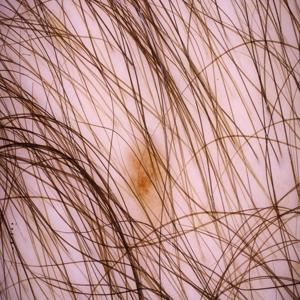
#> input picture melanoma_cancer_dataset/train/benign/melanoma_1038.jpg, 300 x 300 px, found by its file name; its folder holds only this picture in this run
$ jupyter execute --allow-errors code_updated_v2.ipynb
#> lines starting #> are read from the running program, lines starting #| are printed output that depends on the picture
[cell 1]
import os
import matplotlib.pyplot as plt
import random
import matplotlib.image as mpimg
import numpy as np
from skimage import io, color, feature
import cv2
from tensorflow.keras.models import Sequential
from tensorflow.keras.preprocessing.image import ImageDataGenerator
from tensorflow.keras.models import Model
from tensorflow.keras.layers import Input, Conv2D, MaxPooling2D, Flatten, Dense, Dropout, Concatenate

### Data distribution

[cell 2]
# Define the directories
train_dir = 'dataset/train'
test_dir = 'dataset/test'

# Function to count images in each class
def count_images(directory):
    class_counts = {}
    for class_name in os.listdir(directory):
        class_path = os.path.join(directory, class_name)
        if os.path.isdir(class_path):
            class_counts[class_name] = len(os.listdir(class_path))
    return class_counts

# Count images in train and test directories
train_counts = count_images(train_dir)
#> (the rest of this cell did not finish here and is left out)


# Combine counts for bar plot
combined_counts = {
    'Train Benign': train_counts.get('Benign', 0),
    'Train Malignant': train_counts.get('Malignant', 0),
    'Test Benign': test_counts.get('Benign', 0),
    'Test Malignant': test_counts.get('Malignant', 0)
}

# Plot bar chart
plt.figure(figsize=(10, 6))
plt.bar(combined_counts.keys(), combined_counts.values(), color=['blue', 'red', 'blue', 'red'])
plt.xlabel('Classes')
plt.ylabel('Number of Images')
plt.title('Number of Images in Each Class (Train and Test)')
plt.show()

# Plot pie charts
fig, axs = plt.subplots(1, 2, figsize=(12, 6))

# Pie chart for train data
axs[0].pie(train_counts.values(), labels=train_counts.keys(), autopct='%1.1f%%', colors=['blue', 'red'])
axs[0].set_title('Train Data')

# Pie chart for test data
axs[1].pie(test_counts.values(), labels=test_counts.keys(), autopct='%1.1f%%', colors=['blue', 'red'])
axs[1].set_title('Test Data')

plt.show()

### Displaying images

[cell 3]
# Function to get a random image path from a class directory
def get_random_image_path(class_dir):
    image_files = os.listdir(class_dir)
    random_image_file = random.choice(image_files)
    return os.path.join(class_dir, random_image_file)

# Get the paths to the random images
benign_dir = os.path.join(train_dir, 'Benign')
malignant_dir = os.path.join(train_dir, 'Malignant')

benign_image_path = get_random_image_path(benign_dir)
malignant_image_path = get_random_image_path(malignant_dir)

# Load and display the images
fig, axs = plt.subplots(1, 2, figsize=(12, 6))

# Display Benign image
benign_image = mpimg.imread(benign_image_path)
#> benign_image is the input picture: shape (300, 300, 3); mean R, G, B 185.8, 144.5, 139.7
axs[0].imshow(benign_image)
axs[0].set_title('Benign')
axs[0].axis('off')

# Display Malignant image
malignant_image = mpimg.imread(malignant_image_path)
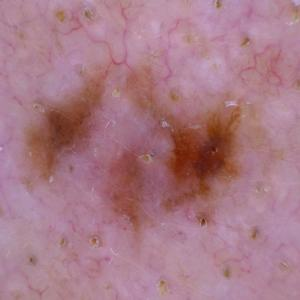
#> input picture melanoma_cancer_dataset/train/malignant/melanoma_5062.jpg, 300 x 300 px, found by its file name
#> malignant_image is the input picture: shape (300, 300, 3); mean R, G, B 168.2, 122.1, 134.4
axs[1].imshow(malignant_image)
axs[1].set_title('Malignant')
axs[1].axis('off')

plt.show()
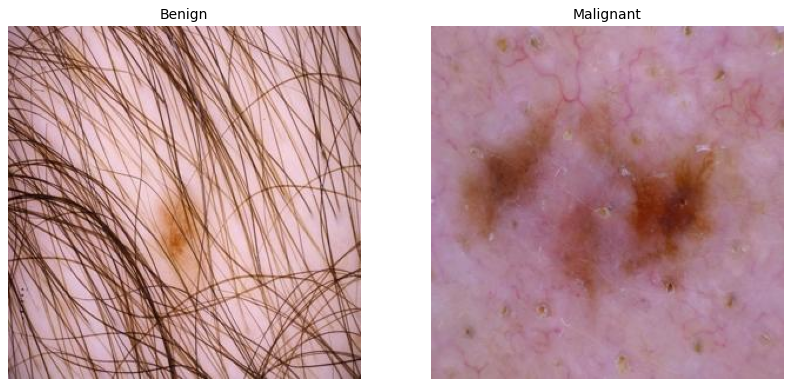
#> figure drawn by matplotlib, 2 panels

## EDA

#### Histogram with pixel intensity of images for each class

[cell 4]
# Function to get all image paths from a class directory
def get_image_paths(class_dir):
    return [os.path.join(class_dir, img_name) for img_name in os.listdir(class_dir)]

# Function to load images and convert them to grayscale
def load_images(image_paths):
    images = [color.rgb2gray(io.imread(img_path)) for img_path in image_paths]
#> images = 1 item
    return images

# Function to plot histogram of pixel values
def plot_histogram(images, title):
    pixel_values = np.concatenate([img.flatten() for img in images])
    plt.hist(pixel_values, bins=256, range=(0, 1), color='gray', alpha=0.7)
    plt.title(title)
    plt.xlabel('Pixel Intensity')
    plt.ylabel('Frequency')
    plt.show()

# Get image paths for each class
benign_image_paths = get_image_paths(os.path.join(train_dir, 'Benign'))
malignant_image_paths = get_image_paths(os.path.join(train_dir, 'Malignant'))

# Load images
benign_images = load_images(benign_image_paths)
#> benign_images = 1 item
malignant_images = load_images(malignant_image_paths)
#> malignant_images = 1 item

# Plot histograms
plot_histogram(benign_images, 'Histogram of Pixel Intensities - Benign')
#> in plot_histogram, `plt.show()`:
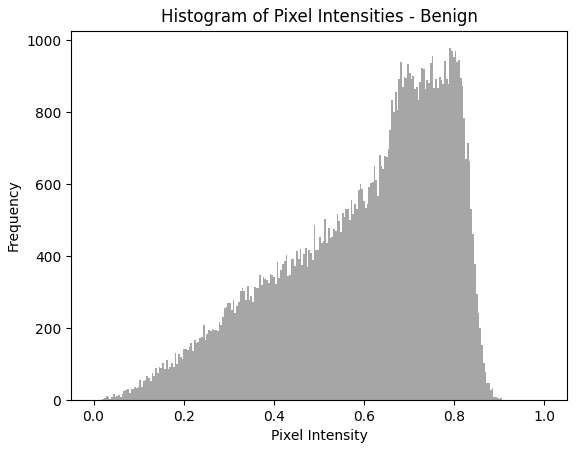
#> figure drawn by matplotlib, 1 panel; tallest bar 978 high, from x = 0.789 to 0.793
plot_histogram(malignant_images, 'Histogram of Pixel Intensities - Malignant')
#> in plot_histogram (call 2), `plt.show()`:
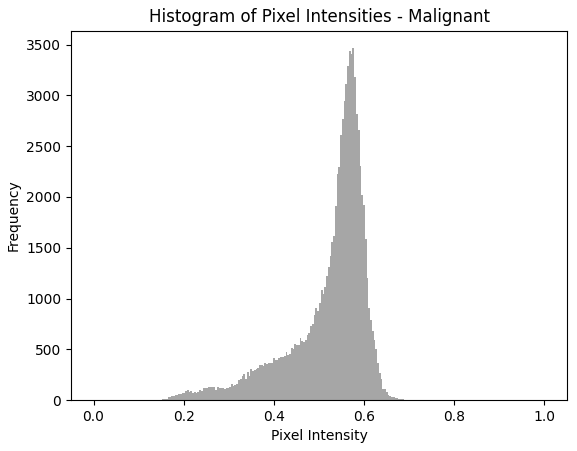
#> figure drawn by matplotlib, 1 panel; tallest bar 3464 high, from x = 0.574 to 0.578

### Pixel intensity on RGB channels

[cell 5]
# Function to get all image paths from a class directory
def get_image_paths(class_dir):
    return [os.path.join(class_dir, img_name) for img_name in os.listdir(class_dir)]

# Function to load images and extract RGB channels
def load_images_and_extract_rgb(image_paths):
    red_channel = []
    green_channel = []
    blue_channel = []
    for img_path in image_paths:
        image = io.imread(img_path)
        red_channel.append(image[:, :, 0].flatten())
        green_channel.append(image[:, :, 1].flatten())
        blue_channel.append(image[:, :, 2].flatten())
    return np.concatenate(red_channel), np.concatenate(green_channel), np.concatenate(blue_channel)

# Function to plot RGB histograms
def plot_rgb_histograms(red_channel, green_channel, blue_channel, title):
#> called with red_channel = array of shape (90000,), green_channel = array of shape (90000,), blue_channel = array of shape (90000,), title = 'Benign'
    plt.figure(figsize=(15, 5))

    plt.subplot(1, 3, 1)
    plt.hist(red_channel, bins=256, color='red', alpha=0.7)
    plt.title(f'{title} - Red Channel')
    plt.xlabel('Pixel Intensity')
    plt.ylabel('Frequency')

    plt.subplot(1, 3, 2)
    plt.hist(green_channel, bins=256, color='green', alpha=0.7)
    plt.title(f'{title} - Green Channel')
    plt.xlabel('Pixel Intensity')
    plt.ylabel('Frequency')

    plt.subplot(1, 3, 3)
    plt.hist(blue_channel, bins=256, color='blue', alpha=0.7)
    plt.title(f'{title} - Blue Channel')
    plt.xlabel('Pixel Intensity')
    plt.ylabel('Frequency')

    plt.tight_layout()
    plt.show()
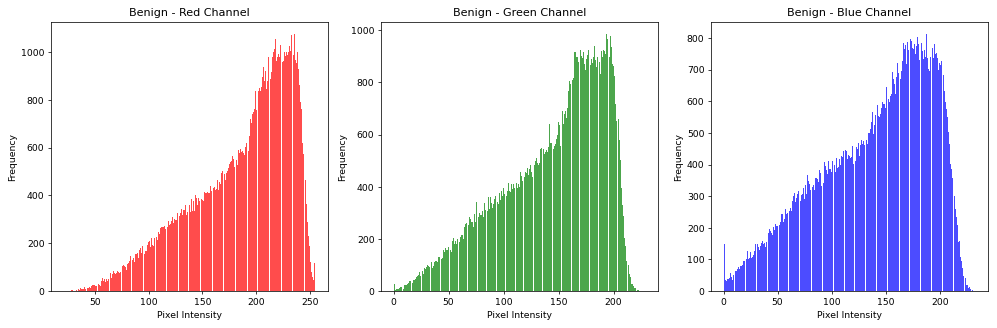
#> figure drawn by matplotlib, 3 panels; panel 1: tallest bar 1073 high, from x = 234.9 to 235.8; panel 2: tallest bar 984 high, from x = 193.2 to 194.1; panel 3: tallest bar 811 high, from x = 187.5 to 188.4

# Get image paths for each class
benign_image_paths = get_image_paths(os.path.join(train_dir, 'Benign'))
malignant_image_paths = get_image_paths(os.path.join(train_dir, 'Malignant'))

# Load images and extract RGB channels
benign_red, benign_green, benign_blue = load_images_and_extract_rgb(benign_image_paths)
malignant_red, malignant_green, malignant_blue = load_images_and_extract_rgb(malignant_image_paths)

# Plot RGB histograms for each class
plot_rgb_histograms(benign_red, benign_green, benign_blue, 'Benign')
plot_rgb_histograms(malignant_red, malignant_green, malignant_blue, 'Malignant')
#> call 2 of plot_rgb_histograms, with red_channel = array of shape (90000,), green_channel = array of shape (90000,), blue_channel = array of shape (90000,), title = 'Malignant'
#> in plot_rgb_histograms (call 2), `plt.show()`:
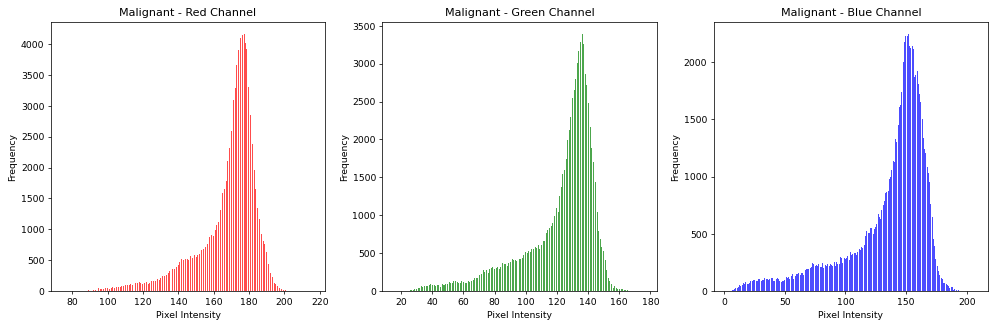
#> figure drawn by matplotlib, 3 panels; panel 1: tallest bar 4154 high, from x = 176.9 to 177.4; panel 2: tallest bar 3385 high, from x = 136 to 136.6; panel 3: tallest bar 2242 high, from x = 151.7 to 152.5

### Looking for texture patterns in images

[cell 6]
# Function to get all image paths from a class directory
def get_image_paths(class_dir):
    return [os.path.join(class_dir, img_name) for img_name in os.listdir(class_dir)]

# Function to load images and convert them to grayscale
def load_images(image_paths):
    return [color.rgb2gray(io.imread(img_path)) for img_path in image_paths]

# Function to compute LBP for images
def compute_lbp(images, P=8, R=1):
#> called with P = 8, R = 1
    lbp_images = [feature.local_binary_pattern(image, P, R, method='uniform') for image in images]
#> lbp_images = 1 item
    return lbp_images

# Function to plot original and LBP images side by side
# [15 lines left out: function plot_lbp_images, not called in this run]

# Get image paths for each class
benign_image_paths = get_image_paths(os.path.join(train_dir, 'Benign'))
malignant_image_paths = get_image_paths(os.path.join(train_dir, 'Malignant'))

# Load images and compute LBP
benign_images = load_images(benign_image_paths)
malignant_images = load_images(malignant_image_paths)

benign_lbp_images = compute_lbp(benign_images)
#> benign_lbp_images = 1 item
malignant_lbp_images = compute_lbp(malignant_images)
#> malignant_lbp_images = 1 item

# Plot original and LBP images for a few random samples
#> (the rest of this cell did not finish here and is left out)

### Data preprocessing

#### Apply SIFT algorithm

[cell 7]
# Function to load images from paths
def load_images(image_paths):
    images = []
    for path in image_paths:
        image = cv2.imread(path, cv2.IMREAD_GRAYSCALE)
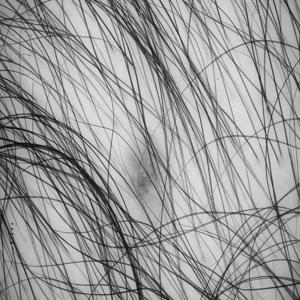
#> image: shape (300, 300); min 0, max 240, mean 156.3
#> in load_images (call 2), `image = cv2.imread(path, cv2.IMREAD_GRAYSCALE)`:
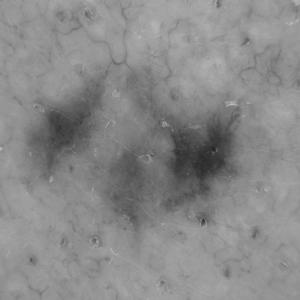
#> image: shape (300, 300); min 32, max 191, mean 137.3
        if image is not None:
            images.append(image)
    return images

# Function to apply SIFT and draw keypoints on images
def apply_sift(images):
    sift = cv2.SIFT_create()
    sift_images = []
    for image in images:
        keypoints, descriptors = sift.detectAndCompute(image, None)
        sift_image = cv2.drawKeypoints(image, keypoints, None, flags=cv2.DRAW_MATCHES_FLAGS_DRAW_RICH_KEYPOINTS)
        sift_images.append(sift_image)
#> this loop made 1 pass
#> pass 1, in apply_sift, `sift_image = cv2.drawKeypoints(image, keypoints, None, flags=cv2.DRAW_..`:
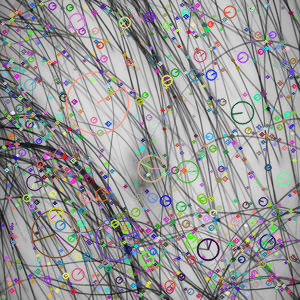
#> sift_image: shape (300, 300, 3); mean of channels 0, 1, 2 152.1, 152.1, 152.7; drawn as B, G, R
#> after the loop, sift_images = 1 item
    return sift_images

# Function to plot original and SIFT images side by side
# [15 lines left out: function plot_sift_images, not called in this run]

train_dir = './dataset/train'
benign_dir = os.path.join(train_dir, 'Benign')
malignant_dir = os.path.join(train_dir, 'Malignant')

# Function to get image paths from directory
def get_image_paths(directory):
    return [os.path.join(directory, filename) for filename in os.listdir(directory)]

# Get image paths for each class
benign_image_paths = get_image_paths(benign_dir)
malignant_image_paths = get_image_paths(malignant_dir)
# Load images
benign_images = load_images(benign_image_paths)
malignant_images = load_images(malignant_image_paths)

# Apply SIFT
benign_sift_images = apply_sift(benign_images)
#> benign_sift_images = 1 item
malignant_sift_images = apply_sift(malignant_images)
#> the loop in apply_sift (call 2), `for image in images:` made 1 pass
#> malignant_sift_images = 1 item

# Plot original and SIFT images for a few random samples
#> (the rest of this cell did not finish here and is left out)

#### Perform data augumentation

[cell 8]
# Function to apply SIFT and draw keypoints on images
# [24 lines left out: functions apply_sift, display_images, not called in this run]

# Data augmentation setup with ImageDataGenerator
#> (the rest of this cell did not finish here and is left out)

### Simple CNN model without SIFT preprocessing

[cell 9]
# Define parameters
input_shape = (224, 224, 3)
batch_size = 32
epochs = 10
validation_split = 0.2  # 20% of training data will be used for validation

# Data augmentation and preprocessing
#> (the rest of this cell did not finish here and is left out)

#> (a cell that did not finish here is left out)

#### Simple CNN model with SIFT

[cell 11]
import cv2
import os
import random
import numpy as np
import matplotlib.pyplot as plt
from tensorflow.keras.models import Model
from tensorflow.keras.layers import Input, Dense, Conv2D, Flatten, concatenate
from tensorflow.keras.optimizers import Adam
from tensorflow.keras.utils import to_categorical
from sklearn.model_selection import train_test_split

def load_images(image_paths):
    images = []
    for path in image_paths:
        image = cv2.imread(path, cv2.IMREAD_GRAYSCALE)
        if image is not None:
            images.append(cv2.resize(image, (128, 128)))  # Resize to 128x128
    return np.array(images)

# Function to apply SIFT and extract keypoints
def apply_sift(images, max_features=1024):
#> called with images = array of shape (1, 128, 128), max_features = 1024
    sift = cv2.SIFT_create()
    sift_features = []
    for image in images:
        keypoints, descriptors = sift.detectAndCompute(image, None)
        if descriptors is not None:
            descriptors = descriptors.flatten()
            if descriptors.shape[0] < max_features:
                descriptors = np.pad(descriptors, (0, max_features - descriptors.shape[0]), 'constant')
            else:
                descriptors = descriptors[:max_features]
        else:
            descriptors = np.zeros(max_features)  # Handle images without SIFT features
        sift_features.append(descriptors)
#> after the loop, sift_features = 1 item
    return np.array(sift_features)

# Example paths (replace with your actual paths)
train_dir = './dataset/train'
benign_dir = os.path.join(train_dir, 'Benign')
malignant_dir = os.path.join(train_dir, 'Malignant')

# Function to get image paths from directory
def get_image_paths(directory):
    return [os.path.join(directory, filename) for filename in os.listdir(directory)]

# Get image paths for each class
benign_image_paths = get_image_paths(benign_dir)
malignant_image_paths = get_image_paths(malignant_dir)

# Load images
benign_images = load_images(benign_image_paths)
malignant_images = load_images(malignant_image_paths)

# Apply SIFT
benign_sift_features = apply_sift(benign_images)
malignant_sift_features = apply_sift(malignant_images)

# Combine images and SIFT features
X_benign = np.array([img.reshape(128, 128, 1) for img in benign_images])
X_malignant = np.array([img.reshape(128, 128, 1) for img in malignant_images])
X = np.concatenate([X_benign, X_malignant], axis=0)
SIFT_features = np.concatenate([benign_sift_features, malignant_sift_features], axis=0)

# Labels (0 for benign, 1 for malignant)
y_benign = np.zeros(len(benign_images))
#> y_benign = [0]
y_malignant = np.ones(len(malignant_images))
#> y_malignant = [1]
y = np.concatenate([y_benign, y_malignant], axis=0)
#> y = [0, 1]
#> (the rest of this cell did not finish here and is left out)
